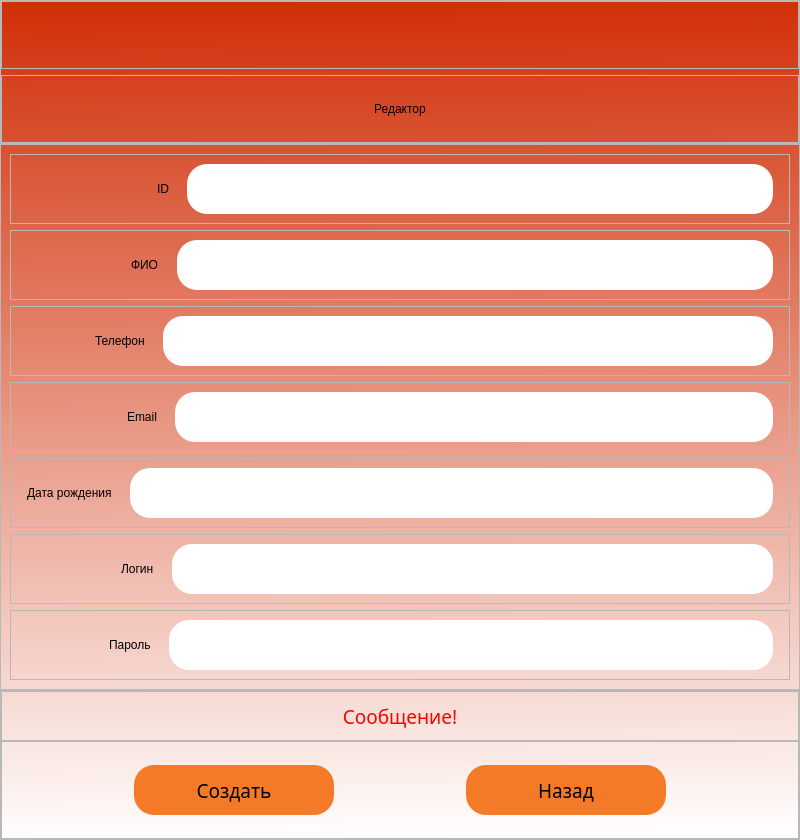
<?xml version="1.0" encoding="UTF-8"?>
<ui version="4.0">
 <class>UpdateUserWindow</class>
 <widget class="QMainWindow" name="UpdateUserWindow">
  <property name="geometry">
   <rect>
    <x>0</x>
    <y>0</y>
    <width>800</width>
    <height>840</height>
   </rect>
  </property>
  <property name="minimumSize">
   <size>
    <width>800</width>
    <height>840</height>
   </size>
  </property>
  <property name="maximumSize">
   <size>
    <width>800</width>
    <height>840</height>
   </size>
  </property>
  <property name="windowTitle">
   <string>Редактор</string>
  </property>
  <property name="windowIcon">
   <iconset resource="../qrc/img_logo.qrc">
    <normaloff>:/newPrefix/img/logo.png</normaloff>:/newPrefix/img/logo.png</iconset>
  </property>
  <property name="styleSheet">
   <string notr="true"/>
  </property>
  <widget class="QWidget" name="centralwidget">
   <property name="styleSheet">
    <string notr="true">background-color: qlineargradient(spread:pad, x1:0.525, y1:0, x2:0.537, y2:1, stop:0 rgba(209, 47, 8, 255), stop:1 rgba(255, 255, 255, 255));</string>
   </property>
   <layout class="QVBoxLayout" name="verticalLayout">
    <property name="spacing">
     <number>0</number>
    </property>
    <property name="leftMargin">
     <number>0</number>
    </property>
    <property name="topMargin">
     <number>0</number>
    </property>
    <property name="rightMargin">
     <number>0</number>
    </property>
    <property name="bottomMargin">
     <number>0</number>
    </property>
    <item>
     <widget class="QFrame" name="frame">
      <property name="styleSheet">
       <string notr="true">background-color: 0;</string>
      </property>
      <property name="frameShape">
       <enum>QFrame::StyledPanel</enum>
      </property>
      <property name="frameShadow">
       <enum>QFrame::Raised</enum>
      </property>
      <layout class="QVBoxLayout" name="verticalLayout_4">
       <property name="leftMargin">
        <number>0</number>
       </property>
       <property name="topMargin">
        <number>0</number>
       </property>
       <property name="rightMargin">
        <number>0</number>
       </property>
       <property name="bottomMargin">
        <number>0</number>
       </property>
       <item>
        <widget class="QFrame" name="frame_9">
         <property name="frameShape">
          <enum>QFrame::StyledPanel</enum>
         </property>
         <property name="frameShadow">
          <enum>QFrame::Raised</enum>
         </property>
         <layout class="QVBoxLayout" name="verticalLayout_5">
          <property name="leftMargin">
           <number>16</number>
          </property>
          <property name="topMargin">
           <number>16</number>
          </property>
          <property name="rightMargin">
           <number>16</number>
          </property>
          <property name="bottomMargin">
           <number>16</number>
          </property>
          <item>
           <widget class="QLabel" name="label_4">
            <property name="text">
             <string/>
            </property>
            <property name="pixmap">
             <pixmap resource="../qrc/img_logo.qrc">:/newPrefix/img/logo.png</pixmap>
            </property>
            <property name="alignment">
             <set>Qt::AlignCenter</set>
            </property>
           </widget>
          </item>
         </layout>
        </widget>
       </item>
       <item>
        <widget class="QFrame" name="frame_8">
         <property name="minimumSize">
          <size>
           <width>0</width>
           <height>0</height>
          </size>
         </property>
         <property name="maximumSize">
          <size>
           <width>16777215</width>
           <height>16777215</height>
          </size>
         </property>
         <property name="frameShape">
          <enum>QFrame::StyledPanel</enum>
         </property>
         <property name="frameShadow">
          <enum>QFrame::Raised</enum>
         </property>
         <layout class="QHBoxLayout" name="horizontalLayout_4">
          <item>
           <widget class="QLabel" name="label_5">
            <property name="styleSheet">
             <string notr="true">	font: 63 20pt &quot;Montserrat SemiBold&quot;;</string>
            </property>
            <property name="text">
             <string>Редактор</string>
            </property>
            <property name="alignment">
             <set>Qt::AlignCenter</set>
            </property>
           </widget>
          </item>
         </layout>
        </widget>
       </item>
      </layout>
     </widget>
    </item>
    <item>
     <widget class="QFrame" name="frame_2">
      <property name="styleSheet">
       <string notr="true">
background-color: 0;</string>
      </property>
      <property name="frameShape">
       <enum>QFrame::StyledPanel</enum>
      </property>
      <property name="frameShadow">
       <enum>QFrame::Raised</enum>
      </property>
      <layout class="QVBoxLayout" name="verticalLayout_3">
       <item>
        <widget class="QFrame" name="frame_14">
         <property name="frameShape">
          <enum>QFrame::StyledPanel</enum>
         </property>
         <property name="frameShadow">
          <enum>QFrame::Raised</enum>
         </property>
         <layout class="QHBoxLayout" name="horizontalLayout_5">
          <property name="spacing">
           <number>18</number>
          </property>
          <property name="leftMargin">
           <number>146</number>
          </property>
          <property name="rightMargin">
           <number>16</number>
          </property>
          <item>
           <widget class="QLabel" name="label_6">
            <property name="styleSheet">
             <string notr="true">	font: 63 14pt &quot;Montserrat SemiBold&quot;;</string>
            </property>
            <property name="text">
             <string>ID</string>
            </property>
           </widget>
          </item>
          <item>
           <widget class="QLineEdit" name="lineEdit_3">
            <property name="minimumSize">
             <size>
              <width>0</width>
              <height>50</height>
             </size>
            </property>
            <property name="maximumSize">
             <size>
              <width>16777215</width>
              <height>50</height>
             </size>
            </property>
            <property name="font">
             <font>
              <family>Montserrat Medium</family>
              <pointsize>14</pointsize>
             </font>
            </property>
            <property name="styleSheet">
             <string notr="true">border: 0;
border-radius: 20px;
padding-left: 10px;
padding-right: 10px;</string>
            </property>
            <property name="text">
             <string/>
            </property>
            <property name="clearButtonEnabled">
             <bool>true</bool>
            </property>
           </widget>
          </item>
         </layout>
        </widget>
       </item>
       <item>
        <widget class="QFrame" name="frame_6">
         <property name="frameShape">
          <enum>QFrame::StyledPanel</enum>
         </property>
         <property name="frameShadow">
          <enum>QFrame::Raised</enum>
         </property>
         <layout class="QHBoxLayout" name="horizontalLayout_2">
          <property name="spacing">
           <number>18</number>
          </property>
          <property name="leftMargin">
           <number>120</number>
          </property>
          <property name="rightMargin">
           <number>16</number>
          </property>
          <item>
           <widget class="QLabel" name="label_2">
            <property name="styleSheet">
             <string notr="true">	font: 63 14pt &quot;Montserrat SemiBold&quot;;</string>
            </property>
            <property name="text">
             <string>ФИО</string>
            </property>
           </widget>
          </item>
          <item>
           <widget class="QLineEdit" name="lineEdit">
            <property name="minimumSize">
             <size>
              <width>0</width>
              <height>50</height>
             </size>
            </property>
            <property name="maximumSize">
             <size>
              <width>16777215</width>
              <height>50</height>
             </size>
            </property>
            <property name="font">
             <font>
              <family>Montserrat Medium</family>
              <pointsize>14</pointsize>
             </font>
            </property>
            <property name="styleSheet">
             <string notr="true">border: 0;
border-radius: 20px;
padding-left: 10px;
padding-right: 10px;</string>
            </property>
            <property name="text">
             <string/>
            </property>
            <property name="clearButtonEnabled">
             <bool>true</bool>
            </property>
           </widget>
          </item>
         </layout>
        </widget>
       </item>
       <item>
        <widget class="QFrame" name="frame_10">
         <property name="frameShape">
          <enum>QFrame::StyledPanel</enum>
         </property>
         <property name="frameShadow">
          <enum>QFrame::Raised</enum>
         </property>
         <layout class="QHBoxLayout" name="horizontalLayout_6">
          <property name="spacing">
           <number>18</number>
          </property>
          <property name="leftMargin">
           <number>84</number>
          </property>
          <property name="rightMargin">
           <number>16</number>
          </property>
          <item>
           <widget class="QLabel" name="label_7">
            <property name="styleSheet">
             <string notr="true">	font: 63 14pt &quot;Montserrat SemiBold&quot;;</string>
            </property>
            <property name="text">
             <string>Телефон</string>
            </property>
           </widget>
          </item>
          <item>
           <widget class="QLineEdit" name="lineEdit_4">
            <property name="minimumSize">
             <size>
              <width>0</width>
              <height>50</height>
             </size>
            </property>
            <property name="maximumSize">
             <size>
              <width>16777215</width>
              <height>50</height>
             </size>
            </property>
            <property name="font">
             <font>
              <family>Montserrat Medium</family>
              <pointsize>14</pointsize>
             </font>
            </property>
            <property name="styleSheet">
             <string notr="true">border: 0;
border-radius: 20px;
padding-left: 10px;
padding-right: 10px;</string>
            </property>
            <property name="text">
             <string/>
            </property>
            <property name="clearButtonEnabled">
             <bool>true</bool>
            </property>
           </widget>
          </item>
         </layout>
        </widget>
       </item>
       <item>
        <widget class="QFrame" name="frame_11">
         <property name="frameShape">
          <enum>QFrame::StyledPanel</enum>
         </property>
         <property name="frameShadow">
          <enum>QFrame::Raised</enum>
         </property>
         <layout class="QHBoxLayout" name="horizontalLayout_7">
          <property name="spacing">
           <number>18</number>
          </property>
          <property name="leftMargin">
           <number>116</number>
          </property>
          <property name="rightMargin">
           <number>16</number>
          </property>
          <item>
           <widget class="QLabel" name="label_8">
            <property name="styleSheet">
             <string notr="true">	font: 63 14pt &quot;Montserrat SemiBold&quot;;</string>
            </property>
            <property name="text">
             <string>Email</string>
            </property>
           </widget>
          </item>
          <item>
           <widget class="QLineEdit" name="lineEdit_5">
            <property name="minimumSize">
             <size>
              <width>0</width>
              <height>50</height>
             </size>
            </property>
            <property name="maximumSize">
             <size>
              <width>16777215</width>
              <height>50</height>
             </size>
            </property>
            <property name="font">
             <font>
              <family>Montserrat Medium</family>
              <pointsize>14</pointsize>
             </font>
            </property>
            <property name="styleSheet">
             <string notr="true">border: 0;
border-radius: 20px;
padding-left: 10px;
padding-right: 10px;</string>
            </property>
            <property name="text">
             <string/>
            </property>
            <property name="clearButtonEnabled">
             <bool>true</bool>
            </property>
           </widget>
          </item>
         </layout>
        </widget>
       </item>
       <item>
        <widget class="QFrame" name="frame_12">
         <property name="frameShape">
          <enum>QFrame::StyledPanel</enum>
         </property>
         <property name="frameShadow">
          <enum>QFrame::Raised</enum>
         </property>
         <layout class="QHBoxLayout" name="horizontalLayout_8">
          <property name="spacing">
           <number>18</number>
          </property>
          <property name="leftMargin">
           <number>16</number>
          </property>
          <property name="rightMargin">
           <number>16</number>
          </property>
          <item>
           <widget class="QLabel" name="label_9">
            <property name="styleSheet">
             <string notr="true">	font: 63 14pt &quot;Montserrat SemiBold&quot;;</string>
            </property>
            <property name="text">
             <string>Дата рождения</string>
            </property>
           </widget>
          </item>
          <item>
           <widget class="QLineEdit" name="lineEdit_6">
            <property name="minimumSize">
             <size>
              <width>0</width>
              <height>50</height>
             </size>
            </property>
            <property name="maximumSize">
             <size>
              <width>16777215</width>
              <height>50</height>
             </size>
            </property>
            <property name="font">
             <font>
              <family>Montserrat Medium</family>
              <pointsize>14</pointsize>
             </font>
            </property>
            <property name="styleSheet">
             <string notr="true">border: 0;
border-radius: 20px;
padding-left: 10px;
padding-right: 10px;</string>
            </property>
            <property name="text">
             <string/>
            </property>
            <property name="clearButtonEnabled">
             <bool>true</bool>
            </property>
           </widget>
          </item>
         </layout>
        </widget>
       </item>
       <item>
        <widget class="QFrame" name="frame_13">
         <property name="frameShape">
          <enum>QFrame::StyledPanel</enum>
         </property>
         <property name="frameShadow">
          <enum>QFrame::Raised</enum>
         </property>
         <layout class="QHBoxLayout" name="horizontalLayout_9">
          <property name="spacing">
           <number>18</number>
          </property>
          <property name="leftMargin">
           <number>110</number>
          </property>
          <property name="rightMargin">
           <number>16</number>
          </property>
          <item>
           <widget class="QLabel" name="label_10">
            <property name="styleSheet">
             <string notr="true">font: 63 14pt &quot;Montserrat SemiBold&quot;;</string>
            </property>
            <property name="text">
             <string>Логин</string>
            </property>
           </widget>
          </item>
          <item>
           <widget class="QLineEdit" name="lineEdit_7">
            <property name="minimumSize">
             <size>
              <width>0</width>
              <height>50</height>
             </size>
            </property>
            <property name="maximumSize">
             <size>
              <width>16777215</width>
              <height>50</height>
             </size>
            </property>
            <property name="font">
             <font>
              <family>Montserrat Medium</family>
              <pointsize>14</pointsize>
             </font>
            </property>
            <property name="styleSheet">
             <string notr="true">border: 0;
border-radius: 20px;
padding-left: 10px;
padding-right: 10px;</string>
            </property>
            <property name="text">
             <string/>
            </property>
            <property name="echoMode">
             <enum>QLineEdit::Normal</enum>
            </property>
            <property name="clearButtonEnabled">
             <bool>true</bool>
            </property>
           </widget>
          </item>
         </layout>
        </widget>
       </item>
       <item>
        <widget class="QFrame" name="frame_7">
         <property name="frameShape">
          <enum>QFrame::StyledPanel</enum>
         </property>
         <property name="frameShadow">
          <enum>QFrame::Raised</enum>
         </property>
         <layout class="QHBoxLayout" name="horizontalLayout_3">
          <property name="spacing">
           <number>18</number>
          </property>
          <property name="leftMargin">
           <number>98</number>
          </property>
          <property name="rightMargin">
           <number>16</number>
          </property>
          <item>
           <widget class="QLabel" name="label_3">
            <property name="styleSheet">
             <string notr="true">font: 63 14pt &quot;Montserrat SemiBold&quot;;</string>
            </property>
            <property name="text">
             <string>Пароль</string>
            </property>
           </widget>
          </item>
          <item>
           <widget class="QLineEdit" name="lineEdit_2">
            <property name="minimumSize">
             <size>
              <width>0</width>
              <height>50</height>
             </size>
            </property>
            <property name="maximumSize">
             <size>
              <width>16777215</width>
              <height>50</height>
             </size>
            </property>
            <property name="font">
             <font>
              <family>Montserrat Medium</family>
              <pointsize>14</pointsize>
             </font>
            </property>
            <property name="styleSheet">
             <string notr="true">border: 0;
border-radius: 20px;
padding-left: 10px;
padding-right: 10px;</string>
            </property>
            <property name="text">
             <string/>
            </property>
            <property name="echoMode">
             <enum>QLineEdit::Password</enum>
            </property>
            <property name="clearButtonEnabled">
             <bool>true</bool>
            </property>
           </widget>
          </item>
         </layout>
        </widget>
       </item>
      </layout>
     </widget>
    </item>
    <item>
     <widget class="QFrame" name="frame_3">
      <property name="minimumSize">
       <size>
        <width>0</width>
        <height>150</height>
       </size>
      </property>
      <property name="maximumSize">
       <size>
        <width>16777215</width>
        <height>150</height>
       </size>
      </property>
      <property name="styleSheet">
       <string notr="true">background-color: 0;</string>
      </property>
      <property name="frameShape">
       <enum>QFrame::StyledPanel</enum>
      </property>
      <property name="frameShadow">
       <enum>QFrame::Raised</enum>
      </property>
      <layout class="QVBoxLayout" name="verticalLayout_2">
       <property name="spacing">
        <number>0</number>
       </property>
       <property name="leftMargin">
        <number>0</number>
       </property>
       <property name="topMargin">
        <number>0</number>
       </property>
       <property name="rightMargin">
        <number>0</number>
       </property>
       <property name="bottomMargin">
        <number>0</number>
       </property>
       <item>
        <widget class="QFrame" name="frame_4">
         <property name="minimumSize">
          <size>
           <width>0</width>
           <height>50</height>
          </size>
         </property>
         <property name="maximumSize">
          <size>
           <width>16777215</width>
           <height>50</height>
          </size>
         </property>
         <property name="frameShape">
          <enum>QFrame::StyledPanel</enum>
         </property>
         <property name="frameShadow">
          <enum>QFrame::Raised</enum>
         </property>
         <layout class="QHBoxLayout" name="horizontalLayout">
          <property name="spacing">
           <number>0</number>
          </property>
          <property name="leftMargin">
           <number>0</number>
          </property>
          <property name="topMargin">
           <number>0</number>
          </property>
          <property name="rightMargin">
           <number>0</number>
          </property>
          <property name="bottomMargin">
           <number>0</number>
          </property>
          <item>
           <widget class="QLabel" name="label">
            <property name="font">
             <font>
              <family>Montserrat Medium</family>
              <pointsize>14</pointsize>
             </font>
            </property>
            <property name="styleSheet">
             <string notr="true">color: rgb(255, 0, 0);</string>
            </property>
            <property name="text">
             <string>Сообщение!</string>
            </property>
            <property name="alignment">
             <set>Qt::AlignCenter</set>
            </property>
           </widget>
          </item>
         </layout>
        </widget>
       </item>
       <item>
        <widget class="QFrame" name="frame_5">
         <property name="frameShape">
          <enum>QFrame::StyledPanel</enum>
         </property>
         <property name="frameShadow">
          <enum>QFrame::Raised</enum>
         </property>
         <layout class="QGridLayout" name="gridLayout">
          <property name="leftMargin">
           <number>0</number>
          </property>
          <property name="topMargin">
           <number>0</number>
          </property>
          <property name="rightMargin">
           <number>0</number>
          </property>
          <property name="bottomMargin">
           <number>0</number>
          </property>
          <property name="spacing">
           <number>0</number>
          </property>
          <item row="0" column="0">
           <widget class="QPushButton" name="pushButton_3">
            <property name="minimumSize">
             <size>
              <width>200</width>
              <height>50</height>
             </size>
            </property>
            <property name="maximumSize">
             <size>
              <width>200</width>
              <height>50</height>
             </size>
            </property>
            <property name="font">
             <font>
              <family>Montserrat SemiBold</family>
              <pointsize>14</pointsize>
              <weight>7</weight>
              <italic>false</italic>
              <bold>false</bold>
             </font>
            </property>
            <property name="styleSheet">
             <string notr="true">QPushButton{
	background-color: #F57A27;
	border: 0;
	border-radius: 20px;
	font: 63 14pt &quot;Montserrat SemiBold&quot;;
}

QPushButton:hover{
	background-color: #D63201;
	color: #fff;
}</string>
            </property>
            <property name="text">
             <string>Создать</string>
            </property>
           </widget>
          </item>
          <item row="0" column="1">
           <widget class="QPushButton" name="pushButton_2">
            <property name="minimumSize">
             <size>
              <width>200</width>
              <height>50</height>
             </size>
            </property>
            <property name="maximumSize">
             <size>
              <width>200</width>
              <height>50</height>
             </size>
            </property>
            <property name="font">
             <font>
              <family>Montserrat SemiBold</family>
              <pointsize>14</pointsize>
              <weight>7</weight>
              <italic>false</italic>
              <bold>false</bold>
             </font>
            </property>
            <property name="styleSheet">
             <string notr="true">QPushButton{
	background-color: #F57A27;
	border: 0;
	border-radius: 20px;
	font: 63 14pt &quot;Montserrat SemiBold&quot;;
}

QPushButton:hover{
	background-color: #D63201;
	color: #fff;
}</string>
            </property>
            <property name="text">
             <string>Назад</string>
            </property>
           </widget>
          </item>
         </layout>
        </widget>
       </item>
      </layout>
     </widget>
    </item>
   </layout>
  </widget>
 </widget>
 <resources>
  <include location="../qrc/img_logo.qrc"/>
 </resources>
 <connections/>
</ui>
